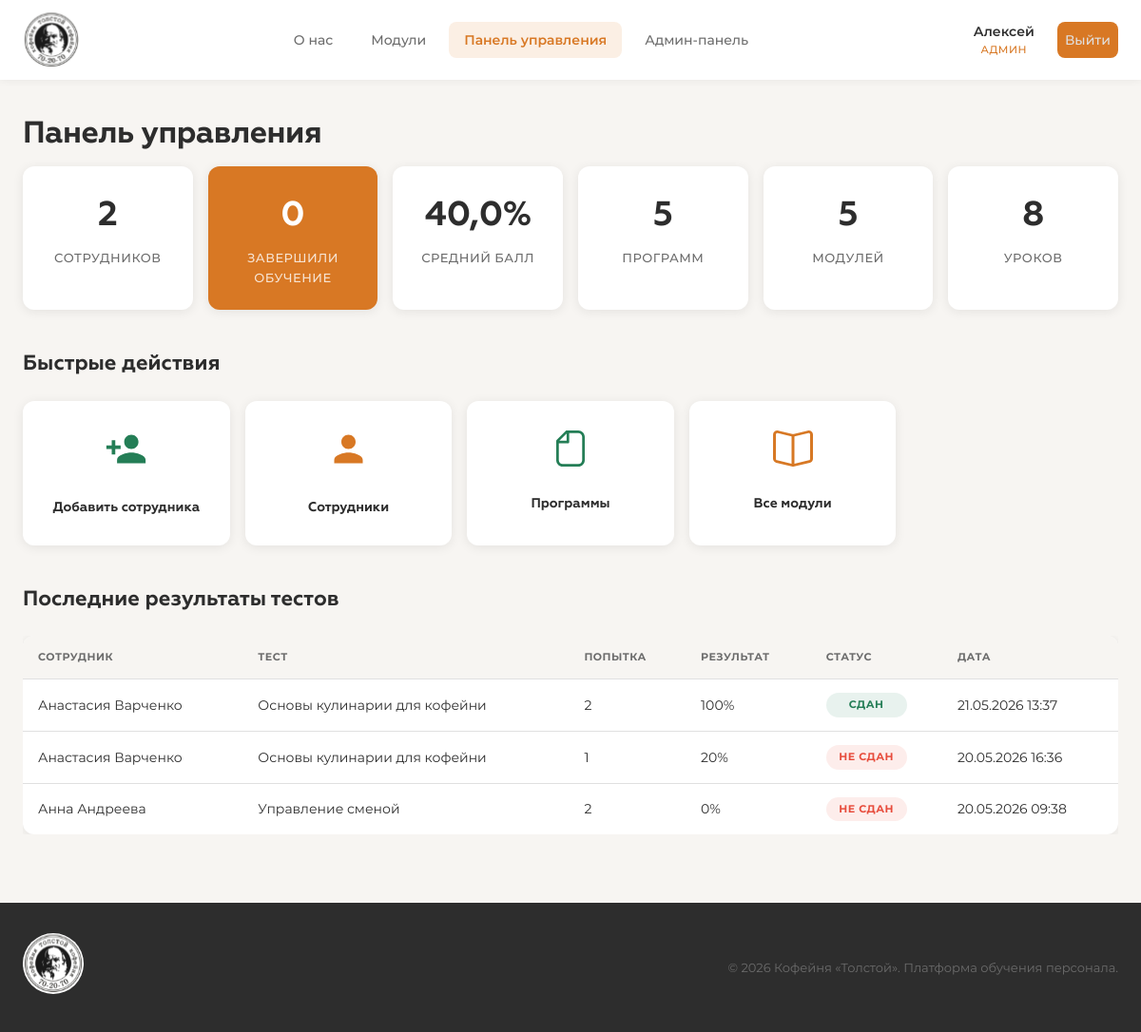
Page /dashboard/ (signed in) on the committed database.
### accounts/models.py (models this page shows, shortened)
class User(AbstractUser):
    ROLE_CHOICES = [
        ('trainee_barista', 'Стажёр-бариста'),
        ('barista', 'Бариста'),
        ('senior_barista', 'Старший бариста'),
        ('cook', 'Повар'),
        ('manager', 'Менеджер'),
        ('admin', 'Администратор'),
    ]
    role = models.CharField(
        max_length=20,
        choices=ROLE_CHOICES,
        default='trainee_barista',
        verbose_name='Роль'
    )
    must_change_password = models.BooleanField(
        default=True,
        verbose_name='Требуется смена пароля'
    )
    avatar = models.ImageField(
        upload_to='avatars/',
        blank=True,
        null=True,
        verbose_name='Аватар'
    )
    phone = models.CharField(
        max_length=20,
        blank=True,
        verbose_name='Телефон'
    )
    bio = models.TextField(
        blank=True,
        verbose_name='О себе'
    )
    date_hired = models.DateField(
        blank=True,
        null=True,
        verbose_name='Дата приёма на работу'
    )
    class Meta:
        verbose_name = 'Пользователь'
        verbose_name_plural = 'Пользователи'
    @property
    def is_admin(self):
        return self.role == 'admin' or self.is_superuser
    def get_role_display_short(self):
        role_map = {
            'trainee_barista': 'Стажёр',
            'barista': 'Бариста',
            'senior_barista': 'Ст. бариста',
            'cook': 'Повар',
            'manager': 'Менеджер',
            'admin': 'Админ',
        }
        return role_map.get(self.role, self.role)

### testing/models.py (models this page shows, shortened)
class TestAttempt(models.Model):
    user = models.ForeignKey(
        settings.AUTH_USER_MODEL,
        on_delete=models.CASCADE,
        related_name='test_attempts',
        verbose_name='Пользователь'
    )
    test = models.ForeignKey(
        Test,
        on_delete=models.CASCADE,
        related_name='attempts',
        verbose_name='Тест'
    )
    attempt_number = models.PositiveIntegerField(
        default=1,
        verbose_name='Номер попытки'
    )
    score = models.FloatField(default=0, verbose_name='Результат (%)')
    total_questions = models.PositiveIntegerField(default=0, verbose_name='Всего вопросов')
    correct_answers = models.PositiveIntegerField(default=0, verbose_name='Правильных ответов')
    is_passed = models.BooleanField(default=False, verbose_name='Сдан')
    is_completed = models.BooleanField(default=False, verbose_name='Завершён')
    started_at = models.DateTimeField(auto_now_add=True, verbose_name='Начало')
    completed_at = models.DateTimeField(
        blank=True, null=True, verbose_name='Завершение'
    )
    locked_until = models.DateTimeField(
        blank=True, null=True, verbose_name='Заблокирован до'
    )
    class Meta:
        verbose_name = 'Попытка теста'
        verbose_name_plural = 'Попытки тестов'
        ordering = ['-started_at']

class Test(models.Model):
    module = models.OneToOneField(
        Module,
        on_delete=models.CASCADE,
        related_name='test',
        verbose_name='Модуль'
    )
    title = models.CharField(max_length=200, verbose_name='Название теста')
    description = models.TextField(blank=True, verbose_name='Описание')
    time_limit_minutes = models.PositiveIntegerField(
        default=30,
        verbose_name='Лимит времени (минуты)'
    )
    created_at = models.DateTimeField(auto_now_add=True)
    class Meta:
        verbose_name = 'Тест'
        verbose_name_plural = 'Тесты'

### dashboard/views.py (the view)
    @login_required
    def wrapper(request, *args, **kwargs):
        if not request.user.is_admin:
            messages.error(request, 'Доступ запрещён.')
            return redirect('training:about')
        return view_func(request, *args, **kwargs)

### dashboard/views.py (called while the page is built)
def admin_required(view_func):
    @login_required
    def wrapper(request, *args, **kwargs):
        if not request.user.is_admin:
            messages.error(request, 'Доступ запрещён.')
            return redirect('training:about')
        return view_func(request, *args, **kwargs)
    wrapper.__name__ = view_func.__name__
    return wrapper

### dashboard/templates/dashboard/index.html (shortened to what this page needs)
{% extends "base.html" %}
{% load static %}
{% block content %}
<div class="container">
    <h1 class="page-title">Панель управления</h1>
    <div class="stats-grid">
        <div class="stat-card">
            <div class="stat-number">{{ total_employees }}</div>
            <div class="stat-label">Сотрудников</div>
        </div>
        <div class="stat-card accent">
            <div class="stat-number">{{ completed_count }}</div>
            <div class="stat-label">Завершили обучение</div>
        </div>
        <div class="stat-card">
            <div class="stat-number">{{ avg_score }}%</div>
            <div class="stat-label">Средний балл</div>
        </div>
        <div class="stat-card">
            <div class="stat-number">{{ total_programs }}</div>
            <div class="stat-label">Программ</div>
        </div>
        <div class="stat-card">
            <div class="stat-number">{{ total_modules }}</div>
            <div class="stat-label">Модулей</div>
        </div>
        <div class="stat-card">
            <div class="stat-number">{{ total_lessons }}</div>
            <div class="stat-label">Уроков</div>
        </div>
    </div>
    <section class="dashboard-section">
        <h2 class="section-title">Быстрые действия</h2>
        <div class="actions-grid">
            <a href="{% url 'dashboard:employee_create' %}" class="action-card">
                <span class="action-icon"><img src="{% static "images/person_add.svg" %}" class="icon-fast-actions-img"></span>
                <span class="action-text">Добавить сотрудника</span>
            </a>
            <a href="{% url 'dashboard:employee_list' %}" class="action-card">
                <span class="action-icon"><img src="{% static "images/person.svg" %}" class="icon-fast-actions-img"></span>
                <span class="action-text">Сотрудники</span>
            </a>
            <a href="{% url 'dashboard:program_list' %}" class="action-card">
                <span class="action-icon"><img src="{% static "images/program.svg" %}" class="icon-fast-actions-img"></span>
                <span class="action-text">Программы</span>
            </a>
            <a href="{% url 'training:modules' %}" class="action-card">
                <span class="action-icon"><img src="{% static "images/modules.svg" %}" class="icon-fast-actions-img"></span>
                <span class="action-text">Все модули</span>
            </a>
        </div>
    </section>
    <section class="dashboard-section">
        <h2 class="section-title">Последние результаты тестов</h2>
        {% if recent_attempts %}
        <div class="table-responsive">
            <table class="data-table">
                <thead>
                    <tr>
                        <th>Сотрудник</th>
                        <th>Тест</th>
                        <th>Попытка</th>
                        <th>Результат</th>
                        <th>Статус</th>
                        <th>Дата</th>
                    </tr>
                </thead>
                <tbody>
                    {% for attempt in recent_attempts %}
                    <tr>
                        <td>{{ attempt.user.get_full_name }}</td>
                        <td>{{ attempt.test.title }}</td>
                        <td>{{ attempt.attempt_number }}</td>
                        <td>{{ attempt.score|floatformat:0 }}%</td>
                        <td>
                            <span class="status-badge {% if attempt.is_passed %}passed{% else %}failed{% endif %}">
                                {% if attempt.is_passed %}Сдан{% else %}Не сдан{% endif %}
                            </span>
                        </td>
                        <td>{{ attempt.completed_at|date:"d.m.Y H:i" }}</td>
                    </tr>
                    {% endfor %}
                </tbody>
            </table>
        </div>
        {% else %}
        <p class="empty-text">Попыток пока нет</p>
        {% endif %}
    </section>
</div>
{% endblock %}

### templates/base.html (shortened to what this page needs)
{% load static %}
<!DOCTYPE html>
<html lang="ru">
<head>
    <link rel="stylesheet" href="{% static 'css/style.css' %}">
</head>
<body>
    {% if user.is_authenticated and not user.must_change_password or user.is_admin %}
    <nav class="navbar">
        <div class="nav-container">
            <a href="{% url 'training:about' %}" class="nav-logo">
                <img src="{% static "images/logo.svg" %}" class="logo-img">
            </a>
            <div class="nav-links" id="nav-links">
                <a href="{% url 'training:about' %}" class="nav-link {% if request.resolver_match.url_name == 'about' %}active{% endif %}">
                    О нас
                </a>
                <a href="{% url 'training:modules' %}" class="nav-link {% if 'modules' in request.path or 'lessons' in request.path %}active{% endif %}">
                    Модули
                </a>
                {% if user.is_admin %}
                <a href="{% url 'dashboard:index' %}" class="nav-link {% if 'dashboard' in request.path %}active{% endif %}">
                    Панель управления
                </a>
                <a href="{% url 'admin:index' %}" class="nav-link {% if 'django-admin' in request.path %}active{% endif %}">
                    Админ-панель
                </a>
                {% endif %}
            </div>
            <div class="nav-user" id="nav-user">
                <a href="{% url 'accounts:profile' %}" class="user-btn">
                    <span class="user-name">{{ user.first_name|default:user.username }}</span>
                    <span class="user-role">{{ user.get_role_display_short }}</span>
                </a>
                <a href="{% url 'accounts:logout' %}" class="logout-btn" title="Выйти">
                    Выйти
                </a>
            </div>
        </div>
    </nav>
    {% endif %}
    <main class="main-content">
        {% block content %}{% endblock %}
    </main>
    {% if user.is_authenticated and not user.must_change_password or user.is_admin %}
    <footer class="footer">
        <div class="footer-container">
            <div class="footer-brand">
                <img src="{% static "images/logo.svg" %}" class="logo-img-footer">
            </div>
            <p class="footer-text">© 2026 Кофейня «Толстой». Платформа обучения персонала.</p>
        </div>
    </footer>
    {% endif %}
</body>
</html>

### rows in the picture
User: first_name "Алексей", get_role_display_short "АДМИН"
TestAttempt: user.get_full_name "Анастасия Варченко", test "Основы кулинарии для кофейни", attempt_number "2", score "100", is_passed "СДАН", completed_at "21.05.2026 13:37"
TestAttempt: user.get_full_name "Анастасия Варченко", test "Основы кулинарии для кофейни", attempt_number "1", score "20", is_passed "НЕ СДАН", completed_at "20.05.2026 16:36"
TestAttempt: user.get_full_name "Анна Андреева", test "Управление сменой", attempt_number "2", score "0", is_passed "НЕ СДАН", completed_at "20.05.2026 09:38"

### other values in the picture
{{ total_employees }} "2"
{{ completed_count }} "0"
{{ avg_score }} "40,0"
{{ total_programs }} "5"
{{ total_modules }} "5"
{{ total_lessons }} "8"
